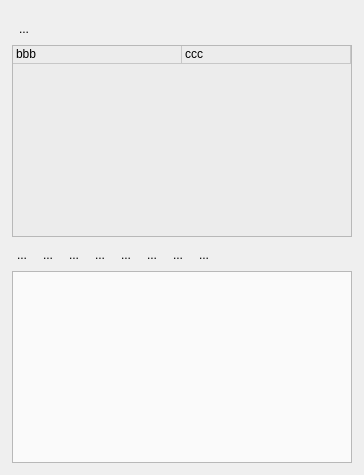
       <widget class="QWidget" name="layoutWidget">
        <layout class="QVBoxLayout" name="verticalLayout_4">
         <property name="sizeConstraint">
          <enum>QLayout::SetNoConstraint</enum>
         </property>
         <item>
          <widget class="QFrame" name="nillframe">
           <property name="sizePolicy">
            <sizepolicy hsizetype="Expanding" vsizetype="Expanding">
             <horstretch>0</horstretch>
             <verstretch>0</verstretch>
            </sizepolicy>
           </property>
           <property name="minimumSize">
            <size>
             <width>340</width>
             <height>0</height>
            </size>
           </property>
           <property name="title" stdset="0">
            <string/>
           </property>
           <property name="flat" stdset="0">
            <bool>false</bool>
           </property>
          </widget>
         </item>
         <item>
          <widget class="QFrame" name="propertyframe">
           <property name="sizePolicy">
            <sizepolicy hsizetype="Expanding" vsizetype="Expanding">
             <horstretch>0</horstretch>
             <verstretch>0</verstretch>
            </sizepolicy>
           </property>
           <property name="minimumSize">
            <size>
             <width>340</width>
             <height>0</height>
            </size>
           </property>
           <property name="title" stdset="0">
            <string/>
           </property>
           <layout class="QVBoxLayout" name="verticalLayout_2">
            <property name="leftMargin">
             <number>1</number>
            </property>
            <property name="topMargin">
             <number>1</number>
            </property>
            <property name="rightMargin">
             <number>1</number>
            </property>
            <property name="bottomMargin">
             <number>1</number>
            </property>
            <item>
             <layout class="QHBoxLayout" name="horizontalLayout">
              <property name="spacing">
               <number>1</number>
              </property>
              <item>
               <widget class="QToolButton" name="btnmerge">
                <property name="maximumSize">
                 <size>
                  <width>30</width>
                  <height>30</height>
                 </size>
                </property>
                <property name="baseSize">
                 <size>
                  <width>22</width>
                  <height>22</height>
                 </size>
                </property>
                <property name="text">
                 <string>...</string>
                </property>
                <property name="icon">
                 <iconset resource="../resourse/mainresource.qrc">
                  <normaloff>:/icon/icon/merge.png</normaloff>:/icon/icon/merge.png</iconset>
                </property>
                <property name="iconSize">
                 <size>
                  <width>20</width>
                  <height>20</height>
                 </size>
                </property>
                <property name="checkable">
                 <bool>false</bool>
                </property>
                <property name="popupMode">
                 <enum>QToolButton::InstantPopup</enum>
                </property>
                <property name="autoRaise">
                 <bool>true</bool>
                </property>
               </widget>
              </item>
              <item>
               <spacer name="horizontalSpacer_2">
                <property name="orientation">
                 <enum>Qt::Horizontal</enum>
                </property>
                <property name="sizeHint" stdset="0">
                 <size>
                  <width>40</width>
                  <height>20</height>
                 </size>
                </property>
               </spacer>
              </item>
             </layout>
            </item>
            <item>
             <widget class="QTableWidget" name="tableproperty">
              <property name="sizePolicy">
               <sizepolicy hsizetype="Expanding" vsizetype="Expanding">
                <horstretch>0</horstretch>
                <verstretch>0</verstretch>
               </sizepolicy>
              </property>
              <property name="minimumSize">
               <size>
                <width>340</width>
                <height>0</height>
               </size>
              </property>
              <property name="palette">
               <palette>
                <active>
                 <colorrole role="BrightText">
                  <brush brushstyle="SolidPattern">
                   <color alpha="255">
                    <red>243</red>
                    <green>243</green>
                    <blue>243</blue>
                   </color>
                  </brush>
                 </colorrole>
                 <colorrole role="Base">
                  <brush brushstyle="SolidPattern">
                   <color alpha="255">
                    <red>236</red>
                    <green>236</green>
                    <blue>236</blue>
                   </color>
                  </brush>
                 </colorrole>
                 <colorrole role="AlternateBase">
                  <brush brushstyle="SolidPattern">
                   <color alpha="255">
                    <red>230</red>
                    <green>230</green>
                    <blue>230</blue>
                   </color>
                  </brush>
                 </colorrole>
                </active>
                <inactive>
                 <colorrole role="BrightText">
                  <brush brushstyle="SolidPattern">
                   <color alpha="255">
                    <red>243</red>
                    <green>243</green>
                    <blue>243</blue>
                   </color>
                  </brush>
                 </colorrole>
                 <colorrole role="Base">
                  <brush brushstyle="SolidPattern">
                   <color alpha="255">
                    <red>236</red>
                    <green>236</green>
                    <blue>236</blue>
                   </color>
                  </brush>
                 </colorrole>
                 <colorrole role="AlternateBase">
                  <brush brushstyle="SolidPattern">
                   <color alpha="255">
                    <red>230</red>
                    <green>230</green>
                    <blue>230</blue>
                   </color>
                  </brush>
                 </colorrole>
                </inactive>
                <disabled>
                 <colorrole role="BrightText">
                  <brush brushstyle="SolidPattern">
                   <color alpha="255">
                    <red>243</red>
                    <green>243</green>
                    <blue>243</blue>
                   </color>
                  </brush>
                 </colorrole>
                 <colorrole role="Base">
                  <brush brushstyle="SolidPattern">
                   <color alpha="255">
                    <red>236</red>
                    <green>233</green>
                    <blue>216</blue>
                   </color>
                  </brush>
                 </colorrole>
                 <colorrole role="AlternateBase">
                  <brush brushstyle="SolidPattern">
                   <color alpha="255">
                    <red>230</red>
                    <green>230</green>
                    <blue>230</blue>
                   </color>
                  </brush>
                 </colorrole>
                </disabled>
               </palette>
              </property>
              <property name="alternatingRowColors">
               <bool>true</bool>
              </property>
              <property name="selectionBehavior">
               <enum>QAbstractItemView::SelectRows</enum>
              </property>
              <attribute name="horizontalHeaderVisible">
               <bool>false</bool>
              </attribute>
              <attribute name="horizontalHeaderCascadingSectionResizes">
               <bool>false</bool>
              </attribute>
              <attribute name="horizontalHeaderDefaultSectionSize">
               <number>169</number>
              </attribute>
              <attribute name="horizontalHeaderShowSortIndicator" stdset="0">
               <bool>false</bool>
              </attribute>
              <attribute name="horizontalHeaderStretchLastSection">
               <bool>true</bool>
              </attribute>
              <attribute name="verticalHeaderVisible">
               <bool>false</bool>
              </attribute>
              <attribute name="verticalHeaderDefaultSectionSize">
               <number>18</number>
              </attribute>
              <row>
               <property name="text">
                <string>New Row</string>
               </property>
              </row>
              <column>
               <property name="text">
                <string>New Column</string>
               </property>
              </column>
              <column>
               <property name="text">
                <string>New Column</string>
               </property>
              </column>
              <item row="0" column="0">
               <property name="text">
                <string>bbb</string>
               </property>
              </item>
              <item row="0" column="1">
               <property name="text">
                <string>ccc</string>
               </property>
              </item>
             </widget>
            </item>
           </layout>
          </widget>
         </item>
         <item>
          <widget class="QFrame" name="viewframe">
           <property name="sizePolicy">
            <sizepolicy hsizetype="Minimum" vsizetype="Expanding">
             <horstretch>0</horstretch>
             <verstretch>0</verstretch>
            </sizepolicy>
           </property>
           <property name="minimumSize">
            <size>
             <width>340</width>
             <height>0</height>
            </size>
           </property>
           <property name="title" stdset="0">
            <string/>
           </property>
           <layout class="QVBoxLayout" name="verticalLayout_3">
            <property name="leftMargin">
             <number>1</number>
            </property>
            <property name="topMargin">
             <number>1</number>
            </property>
            <property name="rightMargin">
             <number>1</number>
            </property>
            <property name="bottomMargin">
             <number>1</number>
            </property>
            <item>
             <layout class="QHBoxLayout" name="horizontalLayout_2">
              <item>
               <widget class="QToolButton" name="btnsetfilterview">
                <property name="maximumSize">
                 <size>
                  <width>20</width>
                  <height>20</height>
                 </size>
                </property>
                <property name="text">
                 <string>...</string>
                </property>
                <property name="icon">
                 <iconset resource="../resourse/mainresource.qrc">
                  <normaloff>:/icon/icon/addfilter.png</normaloff>:/icon/icon/addfilter.png</iconset>
                </property>
                <property name="autoRaise">
                 <bool>true</bool>
                </property>
               </widget>
              </item>
              <item>
               <widget class="QToolButton" name="btninccnt">
                <property name="maximumSize">
                 <size>
                  <width>20</width>
                  <height>20</height>
                 </size>
                </property>
                <property name="text">
                 <string>...</string>
                </property>
                <property name="icon">
                 <iconset resource="../resourse/mainresource.qrc">
                  <normaloff>:/icon/icon/inccounter.png</normaloff>:/icon/icon/inccounter.png</iconset>
                </property>
                <property name="autoRaise">
                 <bool>true</bool>
                </property>
               </widget>
              </item>
              <item>
               <widget class="QToolButton" name="btndeccnt">
                <property name="maximumSize">
                 <size>
                  <width>20</width>
                  <height>20</height>
                 </size>
                </property>
                <property name="text">
                 <string>...</string>
                </property>
                <property name="icon">
                 <iconset resource="../resourse/mainresource.qrc">
                  <normaloff>:/icon/icon/deccounter.png</normaloff>:/icon/icon/deccounter.png</iconset>
                </property>
                <property name="autoRaise">
                 <bool>true</bool>
                </property>
               </widget>
              </item>
              <item>
               <widget class="QToolButton" name="btnsetallvalid">
                <property name="maximumSize">
                 <size>
                  <width>20</width>
                  <height>20</height>
                 </size>
                </property>
                <property name="text">
                 <string>...</string>
                </property>
                <property name="icon">
                 <iconset resource="../resourse/mainresource.qrc">
                  <normaloff>:/icon/icon/setvalidall.png</normaloff>:/icon/icon/setvalidall.png</iconset>
                </property>
                <property name="autoRaise">
                 <bool>true</bool>
                </property>
               </widget>
              </item>
              <item>
               <widget class="QToolButton" name="btnsetallinvalid">
                <property name="maximumSize">
                 <size>
                  <width>20</width>
                  <height>20</height>
                 </size>
                </property>
                <property name="text">
                 <string>...</string>
                </property>
                <property name="icon">
                 <iconset resource="../resourse/mainresource.qrc">
                  <normaloff>:/icon/icon/setinvalidall.png</normaloff>:/icon/icon/setinvalidall.png</iconset>
                </property>
                <property name="autoRaise">
                 <bool>true</bool>
                </property>
               </widget>
              </item>
              <item>
               <widget class="QToolButton" name="btnkvit">
                <property name="maximumSize">
                 <size>
                  <width>20</width>
                  <height>20</height>
                 </size>
                </property>
                <property name="text">
                 <string>...</string>
                </property>
                <property name="icon">
                 <iconset resource="../resourse/mainresource.qrc">
                  <normaloff>:/icon/icon/kvit.png</normaloff>:/icon/icon/kvit.png</iconset>
                </property>
                <property name="autoRaise">
                 <bool>true</bool>
                </property>
               </widget>
              </item>
              <item>
               <widget class="QToolButton" name="btngroupkvit">
                <property name="maximumSize">
                 <size>
                  <width>20</width>
                  <height>20</height>
                 </size>
                </property>
                <property name="text">
                 <string>...</string>
                </property>
                <property name="icon">
                 <iconset resource="../resourse/mainresource.qrc">
                  <normaloff>:/icon/icon/group_kvit.png</normaloff>:/icon/icon/group_kvit.png</iconset>
                </property>
                <property name="autoRaise">
                 <bool>true</bool>
                </property>
               </widget>
              </item>
              <item>
               <widget class="QToolButton" name="btnagroupkvit">
                <property name="maximumSize">
                 <size>
                  <width>20</width>
                  <height>20</height>
                 </size>
                </property>
                <property name="text">
                 <string>...</string>
                </property>
                <property name="icon">
                 <iconset resource="../resourse/mainresource.qrc">
                  <normaloff>:/icon/icon/agroup_kvit.png</normaloff>:/icon/icon/agroup_kvit.png</iconset>
                </property>
                <property name="autoRaise">
                 <bool>true</bool>
                </property>
               </widget>
              </item>
              <item>
               <spacer name="horizontalSpacer_3">
                <property name="orientation">
                 <enum>Qt::Horizontal</enum>
                </property>
                <property name="sizeHint" stdset="0">
                 <size>
                  <width>40</width>
                  <height>20</height>
                 </size>
                </property>
               </spacer>
              </item>
             </layout>
            </item>
            <item>
             <widget class="QTableView" name="tableview">
              <property name="minimumSize">
               <size>
                <width>340</width>
                <height>0</height>
               </size>
              </property>
              <property name="palette">
               <palette>
                <active>
                 <colorrole role="Base">
                  <brush brushstyle="SolidPattern">
                   <color alpha="255">
                    <red>250</red>
                    <green>250</green>
                    <blue>250</blue>
                   </color>
                  </brush>
                 </colorrole>
                 <colorrole role="AlternateBase">
                  <brush brushstyle="SolidPattern">
                   <color alpha="255">
                    <red>234</red>
                    <green>234</green>
                    <blue>234</blue>
                   </color>
                  </brush>
                 </colorrole>
                </active>
                <inactive>
                 <colorrole role="Base">
                  <brush brushstyle="SolidPattern">
                   <color alpha="255">
                    <red>250</red>
                    <green>250</green>
                    <blue>250</blue>
                   </color>
                  </brush>
                 </colorrole>
                 <colorrole role="AlternateBase">
                  <brush brushstyle="SolidPattern">
                   <color alpha="255">
                    <red>234</red>
                    <green>234</green>
                    <blue>234</blue>
                   </color>
                  </brush>
                 </colorrole>
                </inactive>
                <disabled>
                 <colorrole role="Base">
                  <brush brushstyle="SolidPattern">
                   <color alpha="255">
                    <red>236</red>
                    <green>233</green>
                    <blue>216</blue>
                   </color>
                  </brush>
                 </colorrole>
                 <colorrole role="AlternateBase">
                  <brush brushstyle="SolidPattern">
                   <color alpha="255">
                    <red>234</red>
                    <green>234</green>
                    <blue>234</blue>
                   </color>
                  </brush>
                 </colorrole>
                </disabled>
               </palette>
              </property>
              <property name="font">
               <font>
                <pointsize>7</pointsize>
               </font>
              </property>
              <property name="whatsThis">
               <string/>
              </property>
              <property name="editTriggers">
               <set>QAbstractItemView::SelectedClicked</set>
              </property>
              <property name="alternatingRowColors">
               <bool>false</bool>
              </property>
              <property name="selectionMode">
               <enum>QAbstractItemView::SingleSelection</enum>
              </property>
              <property name="selectionBehavior">
               <enum>QAbstractItemView::SelectRows</enum>
              </property>
              <property name="sortingEnabled">
               <bool>false</bool>
              </property>
              <property name="wordWrap">
               <bool>true</bool>
              </property>
              <attribute name="horizontalHeaderVisible">
               <bool>true</bool>
              </attribute>
              <attribute name="horizontalHeaderCascadingSectionResizes">
               <bool>false</bool>
              </attribute>
              <attribute name="horizontalHeaderDefaultSectionSize">
               <number>50</number>
              </attribute>
              <attribute name="horizontalHeaderMinimumSectionSize">
               <number>18</number>
              </attribute>
              <attribute name="horizontalHeaderShowSortIndicator" stdset="0">
               <bool>false</bool>
              </attribute>
              <attribute name="horizontalHeaderStretchLastSection">
               <bool>true</bool>
              </attribute>
              <attribute name="verticalHeaderVisible">
               <bool>false</bool>
              </attribute>
              <attribute name="verticalHeaderCascadingSectionResizes">
               <bool>false</bool>
              </attribute>
              <attribute name="verticalHeaderDefaultSectionSize">
               <number>18</number>
              </attribute>
              <attribute name="verticalHeaderHighlightSections">
               <bool>false</bool>
              </attribute>
             </widget>
            </item>
           </layout>
          </widget>
         </item>
        </layout>
       </widget>
